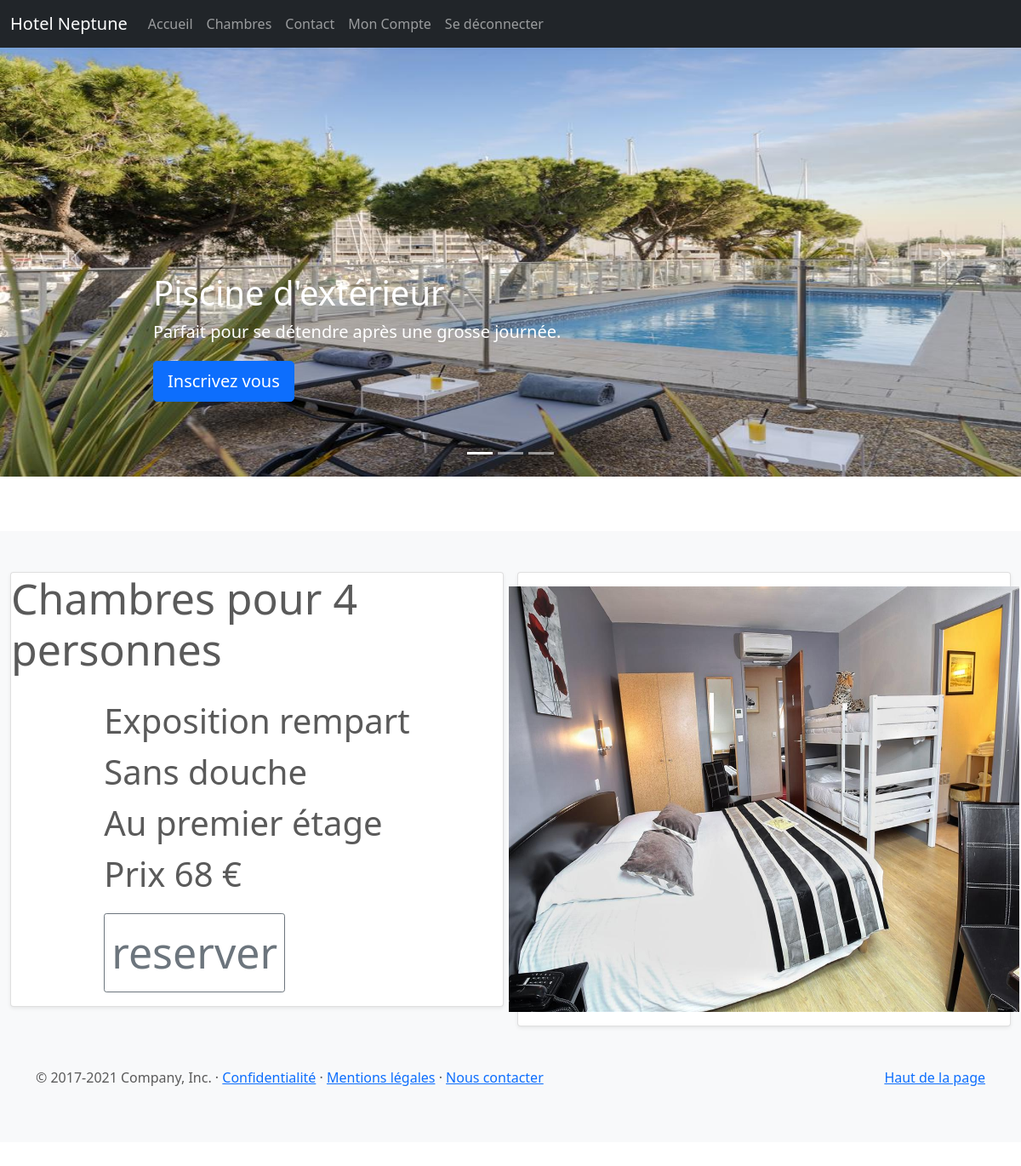
Page /clients/infochambre.php?type=2 on the committed database.
### tables this page shows
CREATE TABLE IF NOT EXISTS `infochambre` (
  `info_id` int NOT NULL AUTO_INCREMENT,
  `description` text NOT NULL,
  `titre` varchar(255) NOT NULL,
  PRIMARY KEY (`info_id`)
);

CREATE TABLE IF NOT EXISTS `chambres` (
  `id_cham` int NOT NULL AUTO_INCREMENT,
  `capacite` int NOT NULL,
  `exposition` varchar(20) DEFAULT NULL,
  `douche` int NOT NULL DEFAULT '0',
  `etage` int NOT NULL,
  `tarif_id` int DEFAULT NULL,
  `avatar` varchar(100) NOT NULL,
  PRIMARY KEY (`id_cham`),
  KEY `tarif_id` (`tarif_id`)
);

### clients/infochambre.php (the view, shortened to what this page needs)
<?php
 require 'headerclient.php';
?>
<?php
if(isset($_GET['type'])){
    $id = (int) $_GET['type'];
    $infos=$bdd->prepare('SELECT avatar, description, titre FROM infochambre, chambres WHERE info_id = ? AND info_id = id_cham');
    $infos->execute(array($id));
    $chambres = $infos->fetchAll();
}
?>
<?php foreach($chambres as $c):?>
<div class="album py-5 bg-light ">
    <div class="container-fluid">
      <div class="row row-cols-1 row-cols-sm-2 g-3 ">
        <div class="col">
          <div class="card shadow-sm align-items-center" id="box">
          <h1 id="titre"><?= $c['titre']?></h1>
            <div class="card-body">
                <p class="fs-1" id="description"><?= $c['description']?></p>
                <a href="#" class="btn btn-sm btn-outline-secondary py-2" id="infos">reserver</a>
            </div>
          </div>
        </div>
        <div class="col">
          <div class="card shadow-sm align-items-center">
            <div class="card-body">
            <img src="../Admin/membres/avatars/<?=$c['avatar']?>" alt="" width="600px" height="500px">
            </div>
          </div>
        </div>
    </div>
</div>
<br><br>
<?php endforeach ?>
<?php
require '../components/footer.php';
?>

### css/carousel.css (style rules this page uses)
body { padding-top: 3rem; padding-bottom: 3rem; color: #5a5a5a; }

### clients/infochambre.php (style rules this page uses)
#titre { font-size: 50px; }
#infos { font-size: 50px; }

### rows in the picture
infochambre: titre "Chambres pour 4 personnes", description "Exposition rempart Sans douche Au premier étage Prix 68 €", chambres.avatar (picture)
